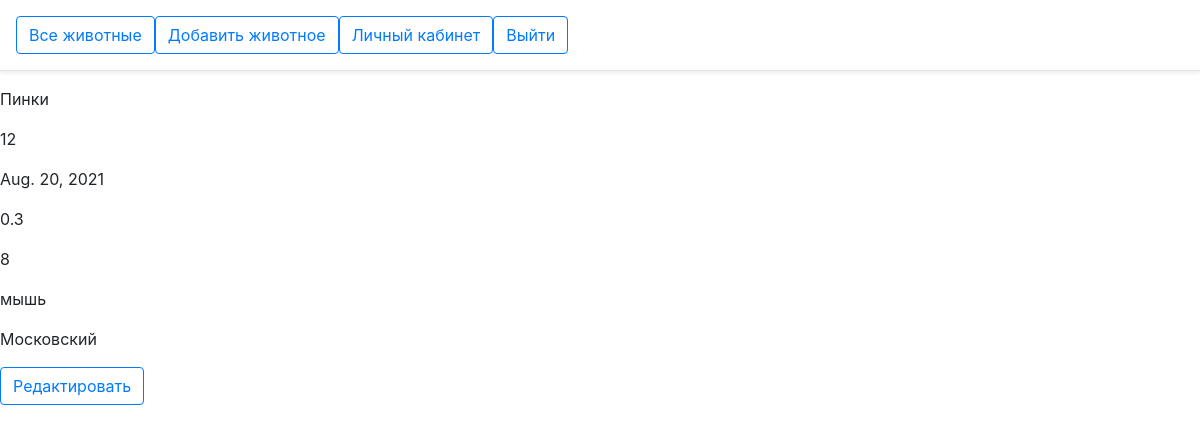
Page /animals/1 (signed in) on the committed database.
### app_animals/models.py (models this page shows, shortened)
class Animals(models.Model):
    name = models.CharField(max_length=100)
    age = models.CharField(max_length=100)
    date_arrival = models.DateField()
    weight = models.CharField(max_length=5)
    growth = models.CharField(max_length=5)
    signs = models.CharField(max_length=100)
    shelter = models.ForeignKey('Shelter', blank=True, on_delete=models.CASCADE, related_name='shelter')
    class Meta:
        verbose_name = 'Животное'
        verbose_name_plural = 'Животные'

class Shelter(models.Model):
    name = models.CharField(max_length=100)
    class Meta:
        verbose_name = 'Приют'
        verbose_name_plural = 'Приюты'

### app_animals/views.py (the view)
# urls.py: path('<int:id>', AnimalDetail.as_view(), name='animal_detail'),
class AnimalDetail(generic.DetailView):
    model = Animals
    template_name = 'app_animals/animal_detail.html'
    pk_url_kwarg = 'id'

### app_animals/templates/app_animals/animal_detail.html (shortened to what this page needs)
{% extends "app_animals/base.html" %}
{% block body %}
    <p>{{ object.name }}</p>
    <p>{{ object.age }}</p>
    <p>{{ object.date_arrival }}</p>
    <p>{{ object.weight }}</p>
    <p>{{ object.growth }}</p>
    <p>{{ object.signs }}</p>
    <p>{{ object.shelter.name }}</p>
    <a class="btn btn-outline-primary" href="{% url 'app_animals:animal_update' object.id %}">Редактировать</a>
{% endblock %}

### rows in the picture
Animals: name "Пинки", age "12", date_arrival "Aug. 20, 2021", weight "0.3", growth "8", signs "мышь", shelter.name "Московский"
